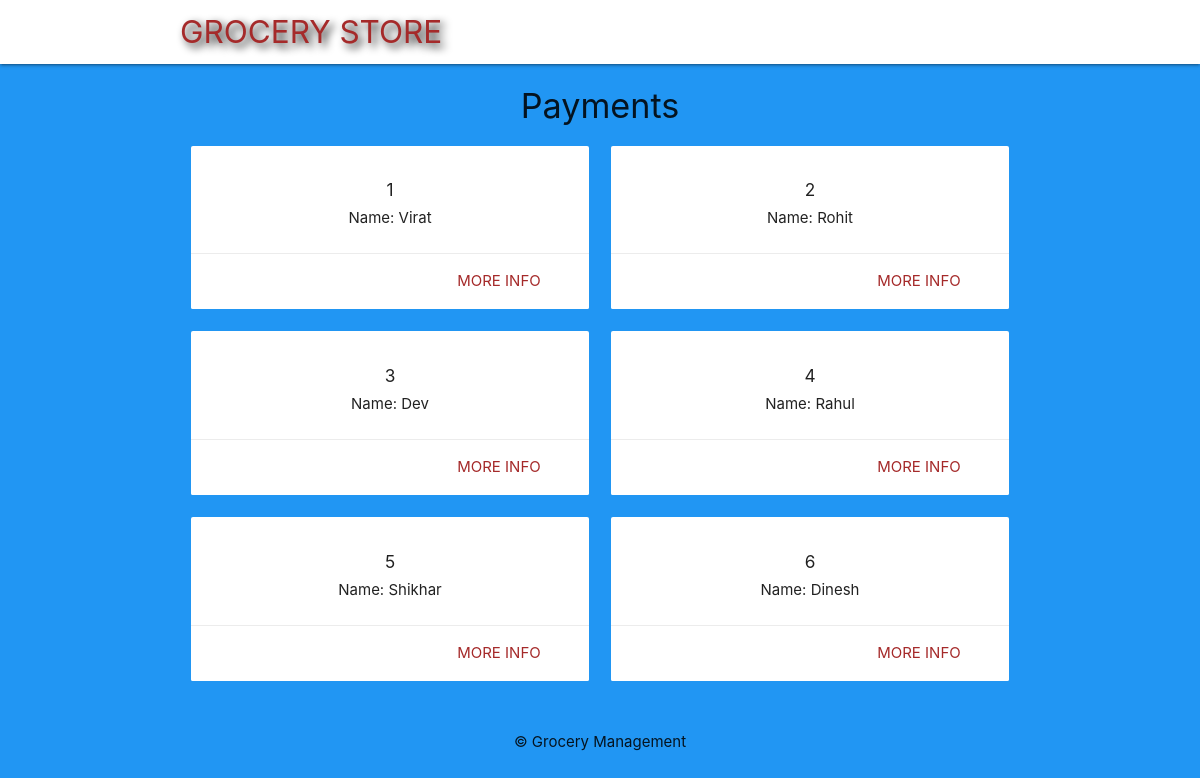
The page /pay_index.php on the database its author committed.
### tables this page shows
CREATE TABLE `customer` (
  `customer_id` int(4) NOT NULL,
  `name` varchar(255) NOT NULL,
  `email` varchar(255) NOT NULL,
  `phone_no` bigint(10) NOT NULL,
  `zipcode` int(6) NOT NULL
);

### pay_index.php (the view, shortened to what this page needs)
<?php
	include('config/db_connect_admin.php');
	$pay_sql = 'SELECT customer_id, name FROM customer ORDER BY customer_id';
	$pay_result = mysqli_query($connect, $pay_sql);
	$payment = mysqli_fetch_all($pay_result, MYSQLI_ASSOC);
?>
<!DOCTYPE html>
<html>
	<?php include('templates/header.php'); ?>
	<h4 class="center darkred-text">Payments</h4>
	<div class="container">
		<div class="row">
			<?php foreach ($payment as $pmt): ?>
				<div class="col s6 md3">
					<div class="card z-depth-0">
						<div class="card-content center">
							<h6><?php echo htmlspecialchars($pmt['customer_id']); ?></h6>
							<p>Name: <?php echo htmlspecialchars($pmt['name']); ?></p>
						</div>
						<div class="card-action right-align">
							<a class="brand-text" href="pay_details1.php?id=<?php echo $pmt['customer_id']?>">more info</a>
						</div>
					</div>
				</div>
			<?php endforeach; ?>
		</div>
	</div>
	<?php include('templates/footer.php'); ?>
</html>

### templates/header.php (style rules this page uses)
.brand-text { color: #A52A2A !important; }

### rows shown on the page
customer: customer_id "1", name "Virat"
customer: customer_id "2", name "Rohit"
customer: customer_id "3", name "Dev"
customer: customer_id "4", name "Rahul"
customer: customer_id "5", name "Shikhar"
customer: customer_id "6", name "Dinesh"
